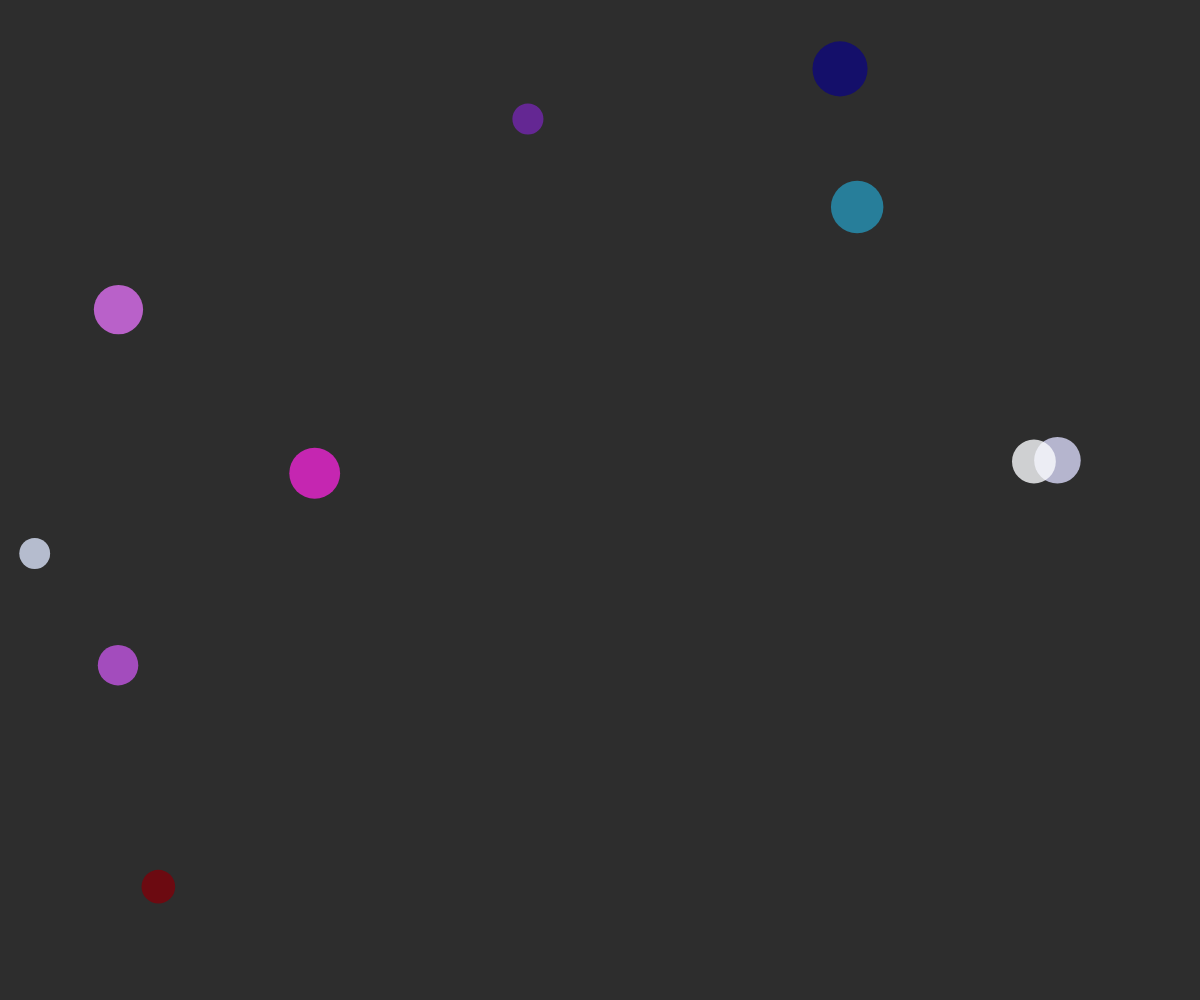
Frame 1 (no input)
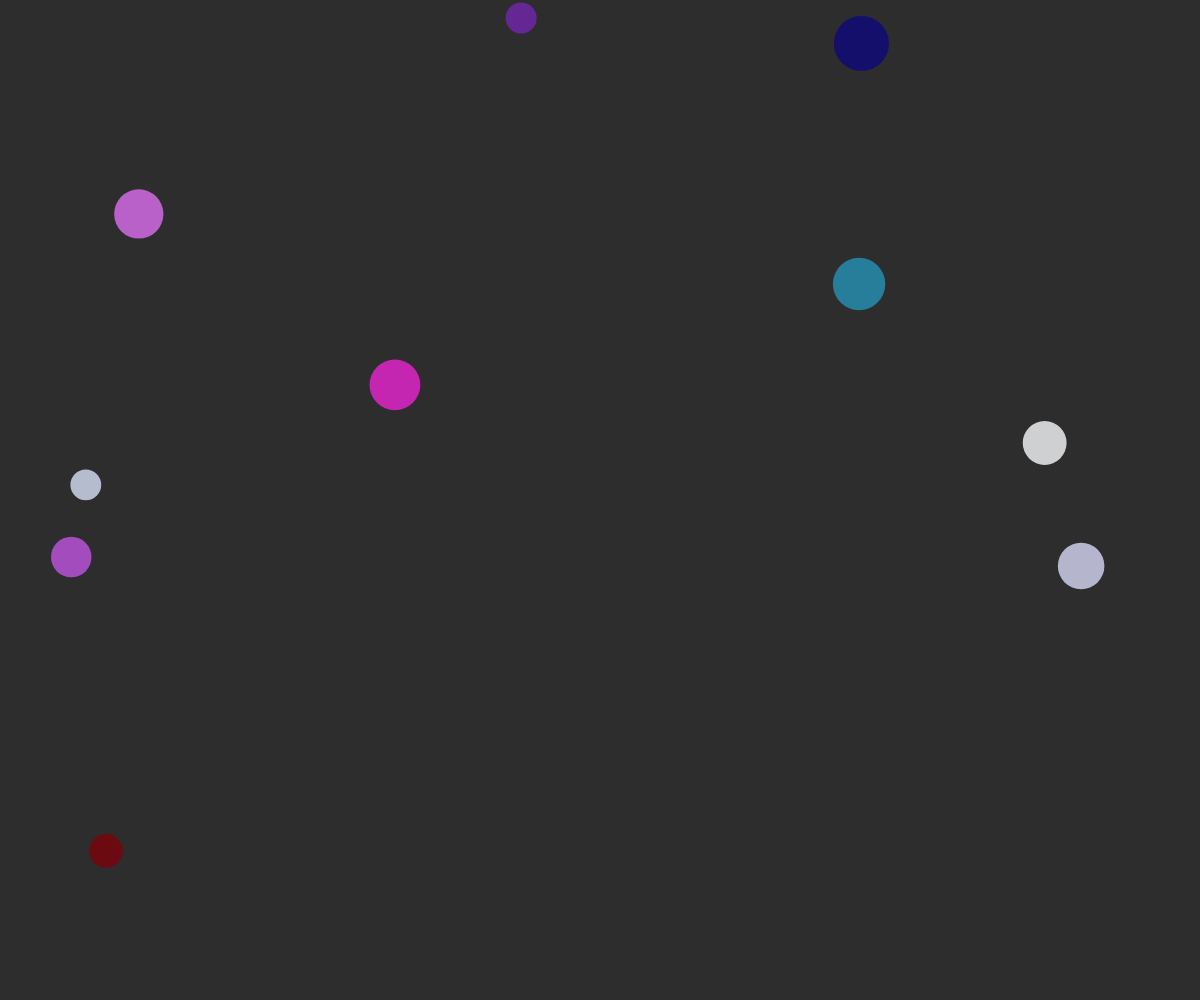
Frame 60 (no input)
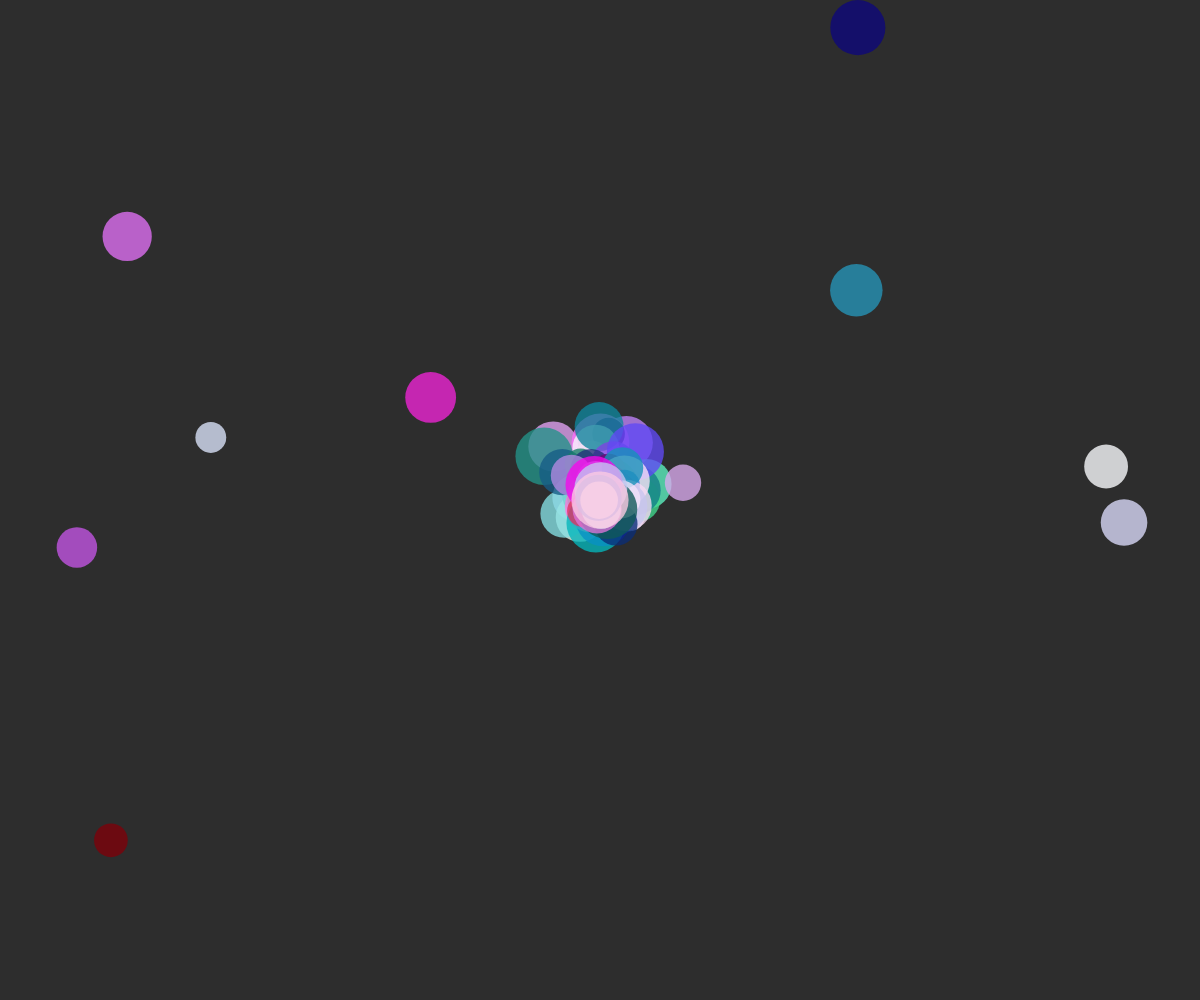
Frame 120 (the mouse pressed at the canvas centre since frame 60)

The p5.js sketch that drew these frames (run headless with seeded random() and noise() and a simulated clock; from frame 60 on, the mouse is pressed at the canvas centre):

// p5.js sketch
// ── sketch.js
let bubble1 = [];
function setup() {
  colorMode(HSL, 255, 255, 255, 255);
  createCanvas(windowWidth, windowHeight);
  for (let i = 0; i < 10; i++) {
    b = new bubble(random(width), random(height), random(30, 60));
    bubble1.push(b);
  }
}

function draw() {
  clear();
  if (mouseIsPressed) {
    b = new bubble(mouseX, mouseY, random(30, 60));
    bubble1.push(b);
  }
  background(45);
  for (let i = 0; i < bubble1.length; i++) {
    bubble1[i].behave();
  }
  cursor(HAND, 31, 31);
}

// ── bubble.js
class bubble {
    constructor(_x,_y,_r) {
        this.x=_x
        this.y=_y
        this.r=_r
        this.xoff=random(0.001,100)
        this.yoff=random(0.001,100)
        this.colz=random(50,255)
        this.colx=random(100,255)
        this.coly=random(150,255)
    }
    behave()
    {
        if (this.x>0 && this.x<width && this.y>0 && this.y<height) {     
            noStroke()
            fill(this.colx,this.coly,this.colz,200)
            ellipse(this.x, this.y, this.r)
            this.tx=map(noise(this.xoff), 0, 1, -4, 5)
            this.ty=map(noise(this.yoff), 0, 1, -5, 5)
            this.xoff+=random(0.001, 0.1)
            this.yoff+=random(0.001, 0.1)
            this.x+=this.tx
            this.y+=this.ty
        }
    }
}
